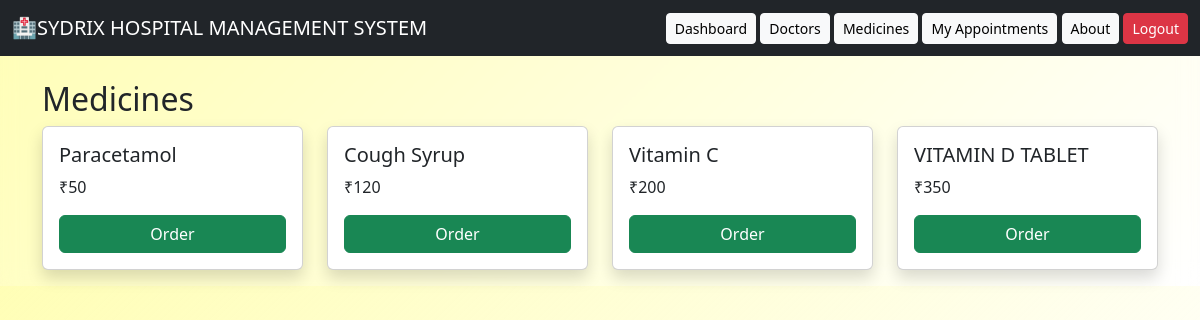
The app's page /medicines (signed in) with its own data.
### tables this page shows
CREATE TABLE medicines (
        id INTEGER PRIMARY KEY AUTOINCREMENT,
        name TEXT,
        price INTEGER
    );

### app.py (the view)
@app.route("/medicines")
def medicines():
    if "user_id" not in session:
        return redirect("/login")
    conn = get_db()
    meds = conn.execute("SELECT * FROM medicines").fetchall()
    return render_template("medicines.html", meds=meds)

### app.py (called while the page is built)
def get_db():
    conn = sqlite3.connect("database.db")
    conn.row_factory = sqlite3.Row
    return conn

### templates/medicines.html (shortened to what this page needs)
{% extends "base.html" %}
{% block content %}
<h2>Medicines</h2>
<div class="row">
{% for m in meds %}
<div class="col-md-3">
    <div class="card p-3 shadow mb-3">
        <h5>{{ m.name }}</h5>
        <p>₹{{ m.price }}</p>
        <a href="/order/{{ m.id }}" class="btn btn-success">Order</a>
    </div>
</div>
{% endfor %}
</div>
{% endblock %}

### templates/medicines.html (style rules this page uses)
body { background: rgb(242, 255, 190); background: linear-gradient(135deg, rgb(255, 254, 182) 0%, rgba(255, 255, 255, 0.15) 100%); backdrop-filter: blur(10px); }

### records on screen
medicines: name "Paracetamol", price "50"
medicines: name "Cough Syrup", price "120"
medicines: name "Vitamin C", price "200"
medicines: name "VITAMIN D TABLET", price "350"
